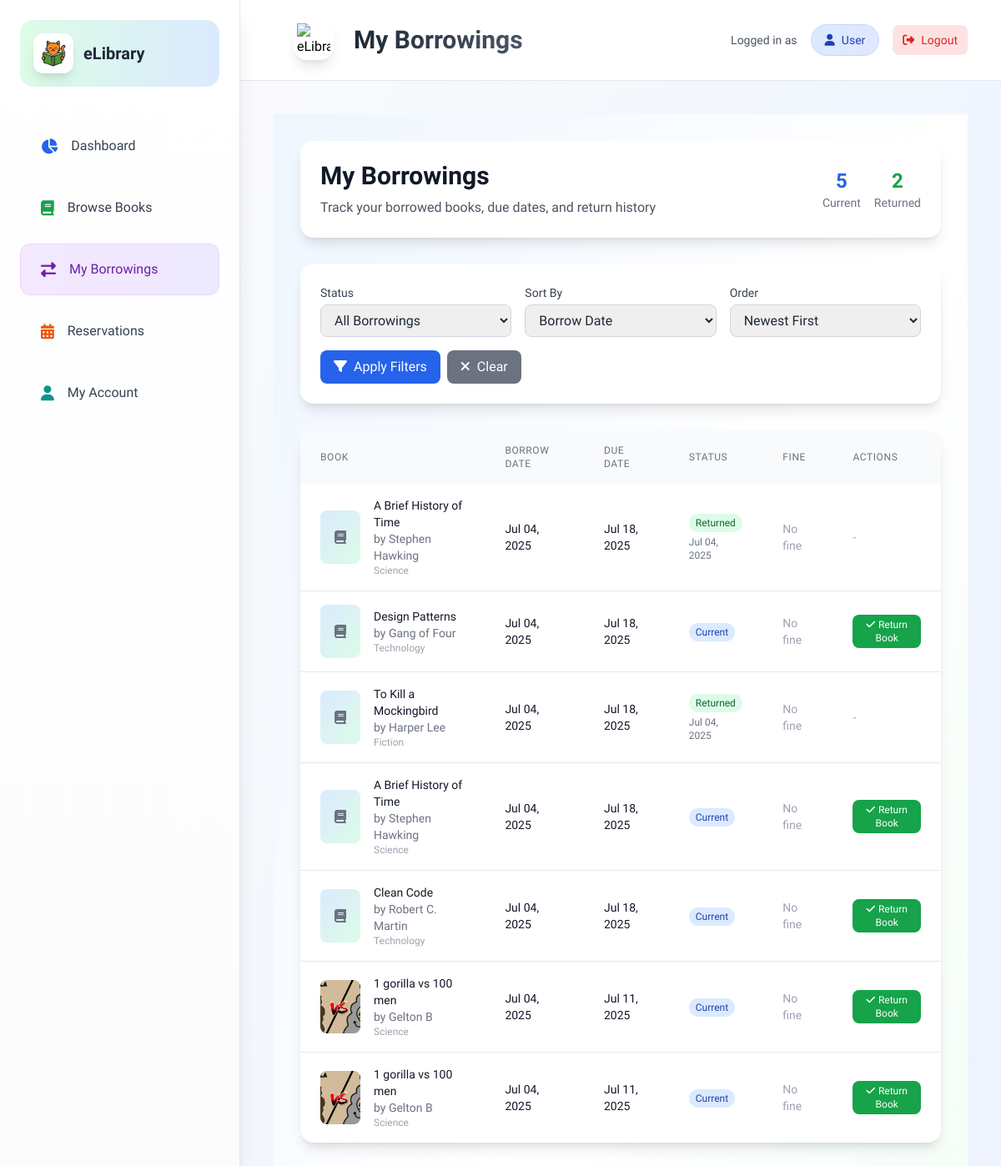
The page /pages/user/modules/my_borrowings.php (signed in) on the database its author committed.
### tables this page shows
CREATE TABLE `borrowings` (
  `borrowing_id` int(11) NOT NULL,
  `book_id` varchar(25) NOT NULL,
  `user_id` int(11) NOT NULL,
  `borrow_date` date NOT NULL,
  `due_date` date NOT NULL,
  `return_date` date DEFAULT NULL
);

CREATE TABLE `books` (
  `book_id` varchar(25) NOT NULL,
  `title` varchar(255) NOT NULL,
  `author` varchar(255) NOT NULL,
  `description` text DEFAULT NULL,
  `publish_date` date DEFAULT NULL,
  `category` varchar(3) NOT NULL,
  `book_cover` varchar(255) DEFAULT NULL,
  `added_date` date NOT NULL,
  `status` enum('available','borrowed','archived','reserved') DEFAULT 'available',
  `is_deleted` tinyint(1) DEFAULT 0
);

### pages/user/includes/user_functions.php (called while the page is built, shortened)
<?php
function formatDate($date) {
    try {
        return date('M d, Y', strtotime($date));
    } catch (Exception $e) {
        return 'N/A';
    }
}
?>

### pages/user/modules/my_borrowings.php (the view, shortened to what this page needs)
<?php
include_once '../../../includes/db_connection.php';
include_once '../includes/user_functions.php';
$user_id = $_SESSION['user_id'];
include_once '../includes/user_header.php';
$sort_by = isset($_GET['sort']) ? sanitizeInput($_GET['sort']) : 'borrow_date';
$sort_order = isset($_GET['order']) ? sanitizeInput($_GET['order']) : 'DESC';
$page = isset($_GET['page']) ? (int)$_GET['page'] : 1;
$per_page = 10;
$offset = ($page - 1) * $per_page;
$where_conditions = ["br.user_id = ?"];
$params = [$user_id];
$where_clause = implode(' AND ', $where_conditions);
$sort_order = strtoupper($sort_order) === 'ASC' ? 'ASC' : 'DESC';
$sql = "SELECT br.borrowing_id, br.book_id, br.borrow_date, br.due_date, br.return_date,
               b.title, b.author, b.category, b.book_cover,
               CASE
                   WHEN br.return_date IS NULL AND br.due_date < CURDATE() THEN 'overdue'
                   WHEN br.return_date IS NULL THEN 'current'
                   ELSE 'returned'
               END as status,
               CASE
                   WHEN br.return_date IS NULL AND br.due_date < CURDATE() THEN DATEDIFF(CURDATE(), br.due_date)
                   ELSE 0
               END as days_overdue,
               f.amount as fine_amount,
               f.status as fine_status
        FROM borrowings br
        JOIN books b ON br.book_id = b.book_id
        LEFT JOIN fines f ON br.borrowing_id = f.borrowing_id AND f.status = 'unpaid'
        WHERE $where_clause
        ORDER BY $sort_by $sort_order
        LIMIT $per_page OFFSET $offset";
$stmt = $pdo->prepare($sql);
$stmt->execute($params);
$borrowings = $stmt->fetchAll(PDO::FETCH_ASSOC);
$stats_sql = "SELECT
    COUNT(CASE WHEN return_date IS NULL THEN 1 END) as current_borrowings,
    COUNT(CASE WHEN return_date IS NOT NULL THEN 1 END) as returned_books,
    COUNT(CASE WHEN return_date IS NULL AND due_date < CURDATE() THEN 1 END) as overdue_books,
    COALESCE(SUM(CASE WHEN f.status = 'unpaid' THEN f.amount ELSE 0 END), 0) as unpaid_fines
FROM borrowings br
LEFT JOIN fines f ON br.borrowing_id = f.borrowing_id
WHERE br.user_id = ?";
$stats_stmt = $pdo->prepare($stats_sql);
$stats_stmt->execute([$user_id]);
$stats = $stats_stmt->fetch(PDO::FETCH_ASSOC);
$category_names = [
    'FIC' => 'Fiction',
    'SCI' => 'Science',
    'HIS' => 'History',
    'TEC' => 'Technology',
    'PHI' => 'Philosophy',
    'BIO' => 'Biography',
    'ROM' => 'Romance',
    'MYS' => 'Mystery',
    'THR' => 'Thriller',
    'FAN' => 'Fantasy'
];
?>
<div class="min-h-screen bg-gradient-to-br from-blue-50 via-white to-green-50 py-8">
    <div class="max-w-7xl mx-auto px-4 sm:px-6 lg:px-8">
        <div class="bg-white rounded-2xl shadow-lg p-6 mb-8">
            <div class="flex items-center justify-between">
                <div>
                    <h1 class="text-3xl font-bold text-gray-900 mb-2">My Borrowings</h1>
                    <p class="text-gray-600">Track your borrowed books, due dates, and return history</p>
                </div>
                <div class="hidden md:flex items-center space-x-4">
                    <div class="text-center">
                        <div class="text-2xl font-bold text-blue-600"><?php echo $stats['current_borrowings']; ?></div>
                        <div class="text-sm text-gray-500">Current</div>
                    </div>
                    <div class="text-center">
                        <div class="text-2xl font-bold text-green-600"><?php echo $stats['returned_books']; ?></div>
                        <div class="text-sm text-gray-500">Returned</div>
                    </div>
                </div>
            </div>
        </div>
        <div class="bg-white rounded-2xl shadow-lg p-6 mb-8">
            <form method="GET" class="space-y-4">
                <div class="grid grid-cols-1 md:grid-cols-3 gap-4">
                    <div>
                        <label class="block text-sm font-medium text-gray-700 mb-1">Status</label>
                        <select name="status" class="w-full px-3 py-2 border border-gray-300 rounded-lg focus:ring-2 focus:ring-blue-500 focus:border-blue-500">
                            <option value="">All Borrowings</option>
                        </select>
                    </div>
                    <div>
                        <label class="block text-sm font-medium text-gray-700 mb-1">Sort By</label>
                        <select name="sort" class="w-full px-3 py-2 border border-gray-300 rounded-lg focus:ring-2 focus:ring-blue-500 focus:border-blue-500">
                            <option value="borrow_date" <?php echo $sort_by === 'borrow_date' ? 'selected' : ''; ?>>Borrow Date</option>
                        </select>
                    </div>
                    <div>
                        <label class="block text-sm font-medium text-gray-700 mb-1">Order</label>
                        <select name="order" class="w-full px-3 py-2 border border-gray-300 rounded-lg focus:ring-2 focus:ring-blue-500 focus:border-blue-500">
                            <option value="DESC" <?php echo $sort_order === 'DESC' ? 'selected' : ''; ?>>Newest First</option>
                        </select>
                    </div>
                </div>
                <div class="flex space-x-2">
                    <button type="submit" class="px-4 py-2 bg-blue-600 text-white rounded-lg hover:bg-blue-700 transition-colors duration-200">
                        <i class="fas fa-filter mr-2"></i>Apply Filters
                    </button>
                    <a href="my_borrowings.php" class="px-4 py-2 bg-gray-500 text-white rounded-lg hover:bg-gray-600 transition-colors duration-200">
                        <i class="fas fa-times mr-2"></i>Clear
                    </a>
                </div>
            </form>
        </div>
        <?php if (empty($borrowings)): ?>
            <div class="bg-white rounded-2xl shadow-lg p-12 text-center">
                <i class="fas fa-book-open text-6xl text-gray-300 mb-4"></i>
                <h3 class="text-2xl font-semibold text-gray-600 mb-2">No Borrowings Found</h3>
                <p class="text-gray-500 mb-6">You haven't borrowed any books yet or no borrowings match your filters.</p>
                <a href="browse_books.php" class="inline-block px-6 py-3 bg-blue-600 text-white rounded-lg hover:bg-blue-700 transition-colors duration-200">
                    <i class="fas fa-search mr-2"></i>Browse Books
                </a>
            </div>
        <?php else: ?>
            <div class="bg-white rounded-2xl shadow-lg overflow-hidden">
                <div class="overflow-x-auto">
                    <table class="w-full">
                        <thead class="bg-gray-50">
                            <tr>
                                <th class="px-6 py-4 text-left text-xs font-medium text-gray-500 uppercase tracking-wider">Book</th>
                                <th class="px-6 py-4 text-left text-xs font-medium text-gray-500 uppercase tracking-wider">Borrow Date</th>
                                <th class="px-6 py-4 text-left text-xs font-medium text-gray-500 uppercase tracking-wider">Due Date</th>
                                <th class="px-6 py-4 text-left text-xs font-medium text-gray-500 uppercase tracking-wider">Status</th>
                                <th class="px-6 py-4 text-left text-xs font-medium text-gray-500 uppercase tracking-wider">Fine</th>
                                <th class="px-6 py-4 text-left text-xs font-medium text-gray-500 uppercase tracking-wider">Actions</th>
                            </tr>
                        </thead>
                        <tbody class="divide-y divide-gray-200">
                            <?php foreach ($borrowings as $borrowing): ?>
                                <tr class="hover:bg-gray-50">
                                    <td class="px-6 py-4">
                                        <div class="flex items-center">
                                            <div class="flex-shrink-0 w-12 h-16 bg-gradient-to-br from-blue-100 to-green-100 rounded-lg flex items-center justify-center mr-4">
                                                <?php if ($borrowing['book_cover'] && $borrowing['book_cover'] !== 'default_book_cover.svg'): ?>
                                                    <img src="../../../assets/img/book_covers/<?php echo htmlspecialchars($borrowing['book_cover']); ?>"
                                                         alt="<?php echo htmlspecialchars($borrowing['title']); ?>"
                                                         class="w-full h-full object-cover rounded-lg">
                                                <?php else: ?>
                                                    <i class="fas fa-book text-gray-500"></i>
                                                <?php endif; ?>
                                            </div>
                                            <div>
                                                <div class="text-sm font-medium text-gray-900"><?php echo htmlspecialchars($borrowing['title']); ?></div>
                                                <div class="text-sm text-gray-500">by <?php echo htmlspecialchars($borrowing['author']); ?></div>
                                                <div class="text-xs text-gray-400">
                                                    <?php echo isset($category_names[$borrowing['category']]) ? $category_names[$borrowing['category']] : $borrowing['category']; ?>
                                                </div>
                                            </div>
                                        </div>
                                    </td>
                                    <td class="px-6 py-4 text-sm text-gray-900">
                                        <?php echo formatDate($borrowing['borrow_date']); ?>
                                    </td>
                                    <td class="px-6 py-4 text-sm text-gray-900">
                                        <?php echo formatDate($borrowing['due_date']); ?>
                                    </td>
                                    <td class="px-6 py-4">
                                        <?php if ($borrowing['status'] === 'current'): ?>
                                            <span class="px-2 py-1 bg-blue-100 text-blue-800 text-xs font-medium rounded-full">Current</span>
                                        <?php elseif ($borrowing['status'] === 'returned'): ?>
                                            <span class="px-2 py-1 bg-green-100 text-green-800 text-xs font-medium rounded-full">Returned</span>
                                            <div class="text-xs text-gray-500 mt-1">
                                                <?php echo formatDate($borrowing['return_date']); ?>
                                            </div>
                                        <?php elseif ($borrowing['status'] === 'overdue'): ?>
                                            <span class="px-2 py-1 bg-red-100 text-red-800 text-xs font-medium rounded-full">Overdue</span>
                                        <?php endif; ?>
                                    </td>
                                    <td class="px-6 py-4 text-sm">
                                        <?php if ($borrowing['fine_amount'] > 0): ?>
                                            <div class="text-red-600 font-medium">₱<?php echo number_format($borrowing['fine_amount'], 2); ?></div>
                                            <div class="text-xs text-gray-500">
                                                <?php echo $borrowing['fine_status'] === 'paid' ? 'Paid' : 'Unpaid'; ?>
                                            </div>
                                        <?php else: ?>
                                            <span class="text-gray-400">No fine</span>
                                        <?php endif; ?>
                                    </td>
                                    <td class="px-6 py-4 text-sm">
                                        <?php if ($borrowing['status'] === 'current' || $borrowing['status'] === 'overdue'): ?>
                                            <form method="POST" class="inline-block" onsubmit="return confirm('Are you sure you want to return \'<?php echo addslashes($borrowing['title']); ?>\'?');">
                                                <button type="submit" name="confirm_return"
                                                        class="px-3 py-1 bg-green-600 text-white rounded-lg hover:bg-green-700 transition-colors duration-200 text-xs">
                                                    <i class="fas fa-check mr-1"></i>Return Book
                                                </button>
                                            </form>
                                        <?php else: ?>
                                            <span class="text-gray-400">-</span>
                                        <?php endif; ?>
                                    </td>
                                </tr>
                            <?php endforeach; ?>
                        </tbody>
                    </table>
                </div>
            </div>
        <?php endif; ?>
    </div>
</div>

### assets/css/style.css (style rules this page uses)
body, header { font-family: 'Raleway'; margin: 0; padding: 0; }
body { overflow-x: hidden; }

### pages/user/assets/css/style.css (style rules this page uses)
* { box-sizing: border-box; margin: 0; padding: 0; }
body, html, * { font-family: 'Raleway', sans-serif !important; }
.font-raleway { font-family: 'Raleway', sans-serif !important; }
body { font-family: 'Raleway', Arial, sans-serif !important; line-height: 1.6; color: #333; background-color: #f8fafc; }
i[class*="fa-"] { font-family: "Font Awesome 6 Free", "Font Awesome 6 Pro", "FontAwesome" !important; font-weight: 900 !important; font-style: normal !important; display: inline-block !important; text-rendering: auto !important; -webkit-font-smoothing: antialiased !important; -moz-osx-font-smoothing: grayscale !important; }
.fade-in { animation: fadeIn 0.5s ease-in-out; }
.fa, .fas, .far, .fal, .fab { font-family: "Font Awesome 6 Free" !important; font-weight: 900 !important; }

### rows shown on the page
borrowings: book.title "A Brief History of Time", book.author "Stephen Hawking", book.category "Science", borrow_date "Jul 04, 2025", due_date "Jul 18, 2025", return_date "Jul 04, 2025"
borrowings: book.title "Design Patterns", book.author "Gang of Four", book.category "Technology", borrow_date "Jul 04, 2025", due_date "Jul 18, 2025", shows "Current"
borrowings: book.title "To Kill a Mockingbird", book.author "Harper Lee", book.category "Fiction", borrow_date "Jul 04, 2025", due_date "Jul 18, 2025", return_date "Jul 04, 2025"
borrowings: book.title "A Brief History of Time", book.author "Stephen Hawking", book.category "Science", borrow_date "Jul 04, 2025", due_date "Jul 18, 2025", shows "Current"
borrowings: book.title "Clean Code", book.author "Robert C. Martin", book.category "Technology", borrow_date "Jul 04, 2025", due_date "Jul 18, 2025", shows "Current"
borrowings: book.book_cover (picture), book.title "1 gorilla vs 100 men", book.author "Gelton B", book.category "Science", borrow_date "Jul 04, 2025", due_date "Jul 11, 2025", shows "Current"
borrowings: book.book_cover (picture), book.title "1 gorilla vs 100 men", book.author "Gelton B", book.category "Science", borrow_date "Jul 04, 2025", due_date "Jul 11, 2025", shows "Current"

### other values the page prints
$stats['current_borrowings'] "5"
$stats['returned_books'] "2"
